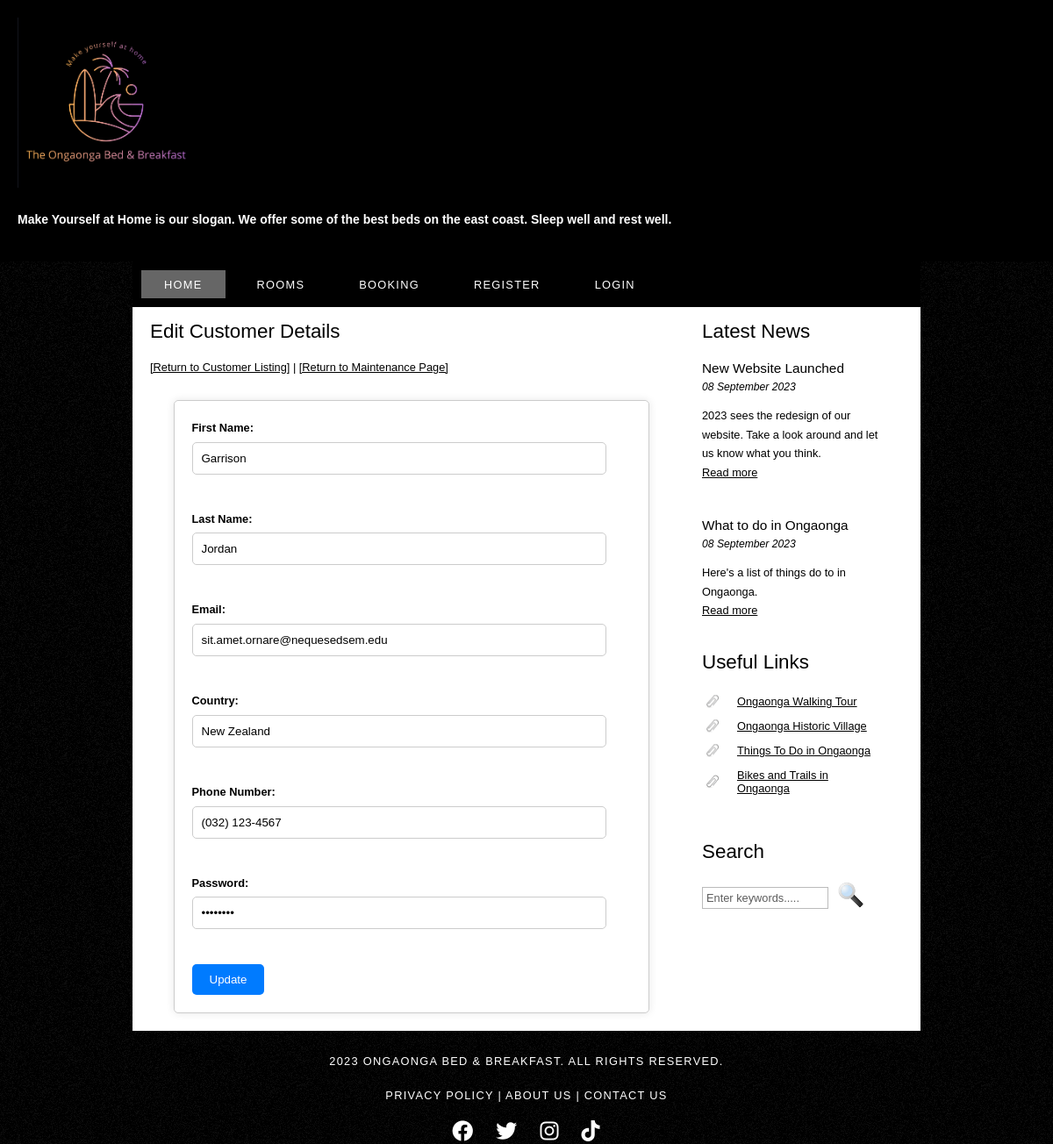
Page /editcustomer.php?id=1 on the committed database.
### tables this page shows
CREATE TABLE `customer` (
  `customerID` int unsigned NOT NULL AUTO_INCREMENT,
  `firstname` varchar(50) NOT NULL,
  `lastname` varchar(50) NOT NULL,
  `email` varchar(100) NOT NULL,
  `password` varchar(100) NOT NULL,
  `is_hashed` tinyint(1) NOT NULL DEFAULT '0',
  `country` varchar(50) DEFAULT NULL,
  `phonenumber` varchar(20) DEFAULT NULL,
  `isAdmin` tinyint(1) NOT NULL DEFAULT '0',
  PRIMARY KEY (`customerID`)
);

### editcustomer.php (the view, shortened to what this page needs)
<!DOCTYPE HTML>
<html>
<head>
  <link rel="stylesheet" type="text/css" href="style/style.css" title="style" />
  <link rel="stylesheet" href="https://cdnjs.cloudflare.com/ajax/libs/font-awesome/6.0.0-beta3/css/all.min.css">
</head>
<body>
<?php include 'header.php'; ?>
<?php include 'menubar.php'; ?>
  <div id="site_content">
  <?php include 'sidebar.php'; ?>
  <div id="content">
  <h2>Edit Customer Details</h2>
  <a href="customerlist.php">[Return to Customer Listing]</a> | <a href="./maintenance.php">[Return to Maintenance Page]</a>
  <?php
  $DBC = mysqli_connect("127.0.0.1", DBUSER, DBPASSWORD, DBDATABASE);
$id = $_GET['id'] ?? ($_POST['id'] ?? '');
  $query = 'SELECT customerID, firstname, lastname, email, country, phonenumber, password FROM customer WHERE customerID='.$id;
  $result = mysqli_query($DBC, $query);
  $rowcount = mysqli_num_rows($result);
  if ($rowcount > 0) {
    $row = mysqli_fetch_assoc($result);
  ?>
  <div class="editbox">
  <form method="POST" action="editcustomer.php?id=<?php echo $id; ?>">
      <p><label for="firstname">First Name:</label>
         <input type="text" id="firstname" name="firstname" value="<?php echo $row['firstname']; ?>" required>
      </p>
      <p><label for="lastname">Last Name:</label>
         <input type="text" id="lastname" name="lastname" value="<?php echo $row['lastname']; ?>" required>
      </p>
      <p><label for="email">Email:</label>
         <input type="email" id="email" name="email" value="<?php echo $row['email']; ?>" required>
      </p>
      <p><label for="country">Country:</label>
         <input type="text" id="country" name="country" value="<?php echo $row['country']; ?>" required>
      </p>
      <p><label for="phonenumber">Phone Number:</label>
         <input type="tel" id="phonenumber" name="phonenumber" value="<?php echo $row['phonenumber']; ?>" required>
      </p>
      <p><label for="password">Password:</label>
         <input type="password" id="password" name="password" value="<?php echo $row['password']; ?>" required>
      </p>
      <input type="submit" name="submit" value="Update">
    </form>
  </div>
  <?php
  } else {
    echo "<h2>Customer not found with that ID</h2>";
  }
  ?>
</div>
</div>
<?php include 'footer.php'; ?>
</body>
</html>

### style/style.css (style rules this page uses)
html { height: 100%; }
* { margin: 0; padding: 0; }
body { font: normal .80em 'trebuchet ms', arial, sans-serif; background: #F0EFE2 url(background.png) repeat; color: #000; }
p { padding: 0 0 20px 0; line-height: 1.7em; }
h1, h2, h3, h4, h5, h6 { font: normal 175% 'century gothic', arial, sans-serif; color: #000; margin: 0 0 15px 0; padding: 15px 0 5px 0; }
h2 { font: normal 175% 'century gothic', arial, sans-serif; }
a, a:hover { outline: none; text-decoration: underline; color: #000; }
#main, #logo, #menubar, #site_content, #footer { margin-left: auto; margin-right: auto; }
#site_content { width: 854px; overflow: hidden; margin: 0 auto 0 auto; padding: 0 24px 20px 20px; background: #FFF; }
#content { text-align: left; float: left; width: 595px; padding: 0; }

### editcustomer.php (style rules this page uses)
.editbox { width: 100%; max-width: 500px; margin: 0 auto; margin-top: 30px; padding: 20px; border: 1px solid #ccc; border-radius: 5px; box-shadow: 0 0 10px rgba(0, 0, 0, 0.1); }
.editbox p, .editbox div { margin-bottom: 20px; }
.editbox label { font-weight: bold; display: block; margin-bottom: 5px; }
.editbox input[type="text"], .editbox input[type="email"], .editbox input[type="tel"], .editbox input[type="password"] { width: 90%; padding: 10px; border: 1px solid #ccc; border-radius: 5px; }
.editbox input[type="submit"] { background-color: #007bff; color: white; padding: 10px 20px; border: none; border-radius: 5px; cursor: pointer; }

### rows in the picture
customer: firstname "Garrison", lastname "Jordan", email "sit.amet.ornare@nequesedsem.edu", country "New Zealand", phonenumber "(032) 123-4567"
